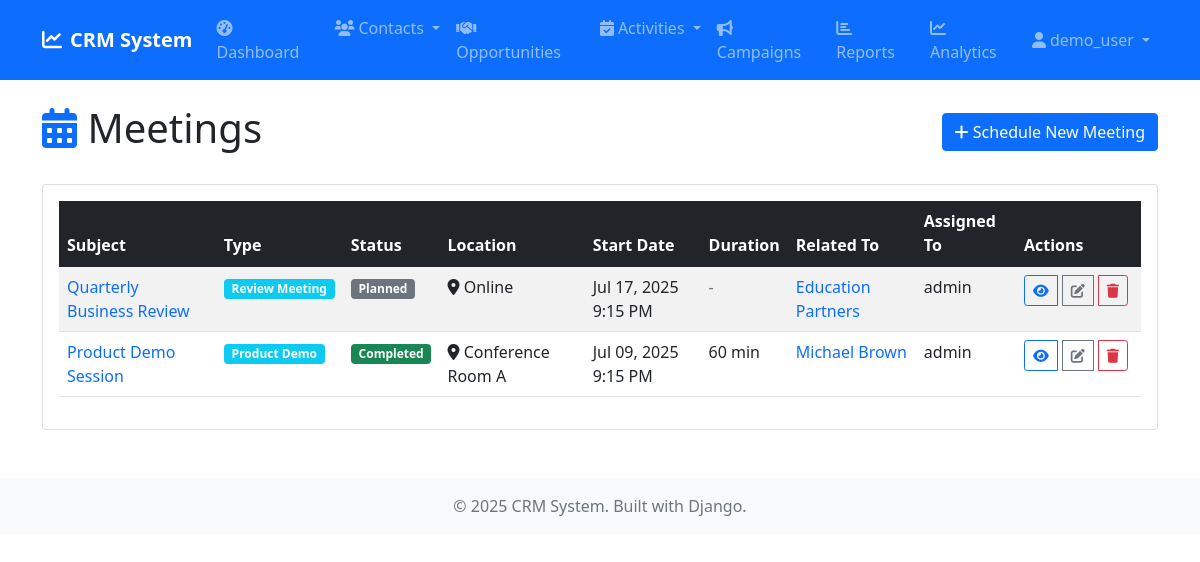
Before: /tasks/meetings/ (signed in) with the older database file.
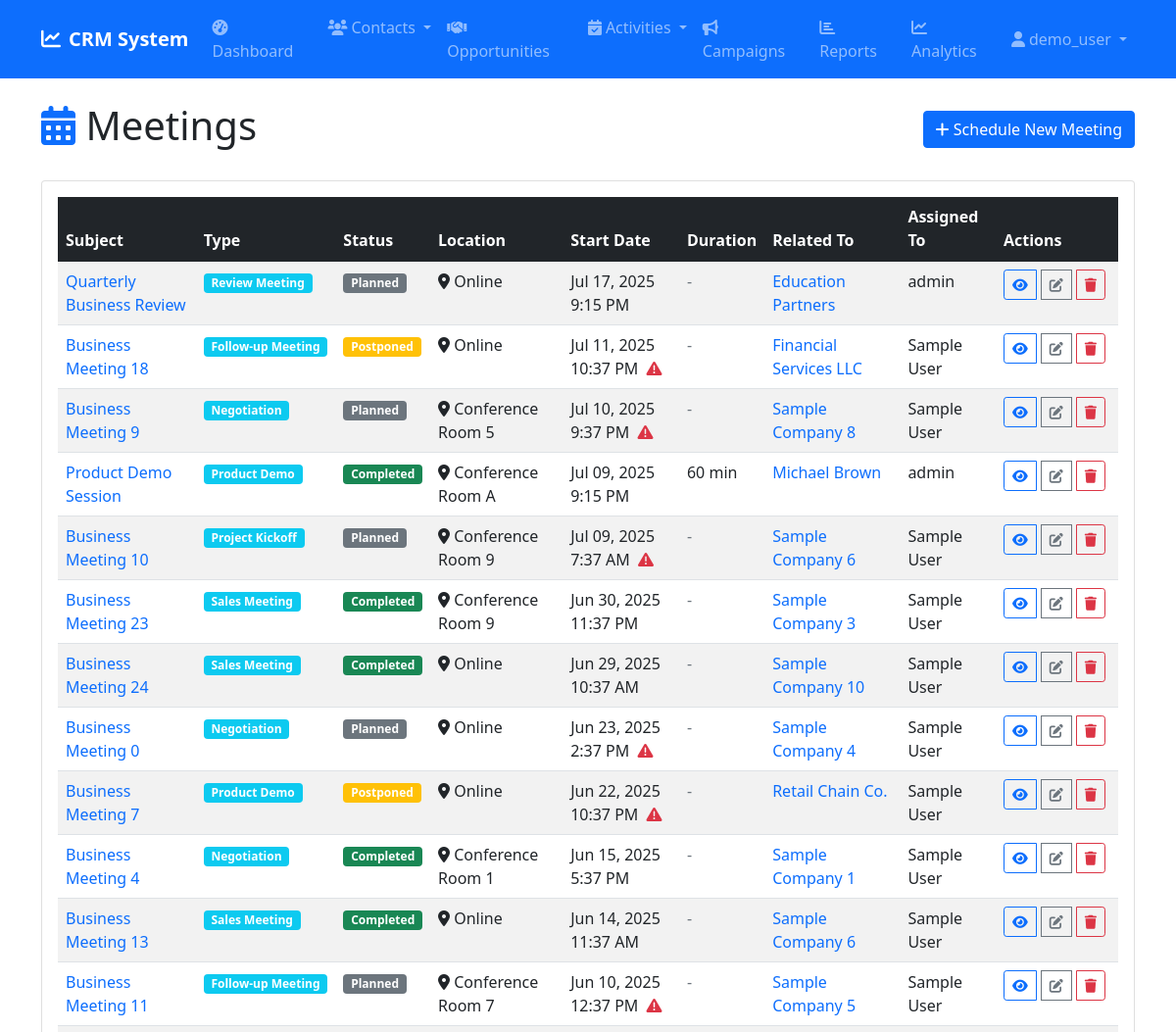
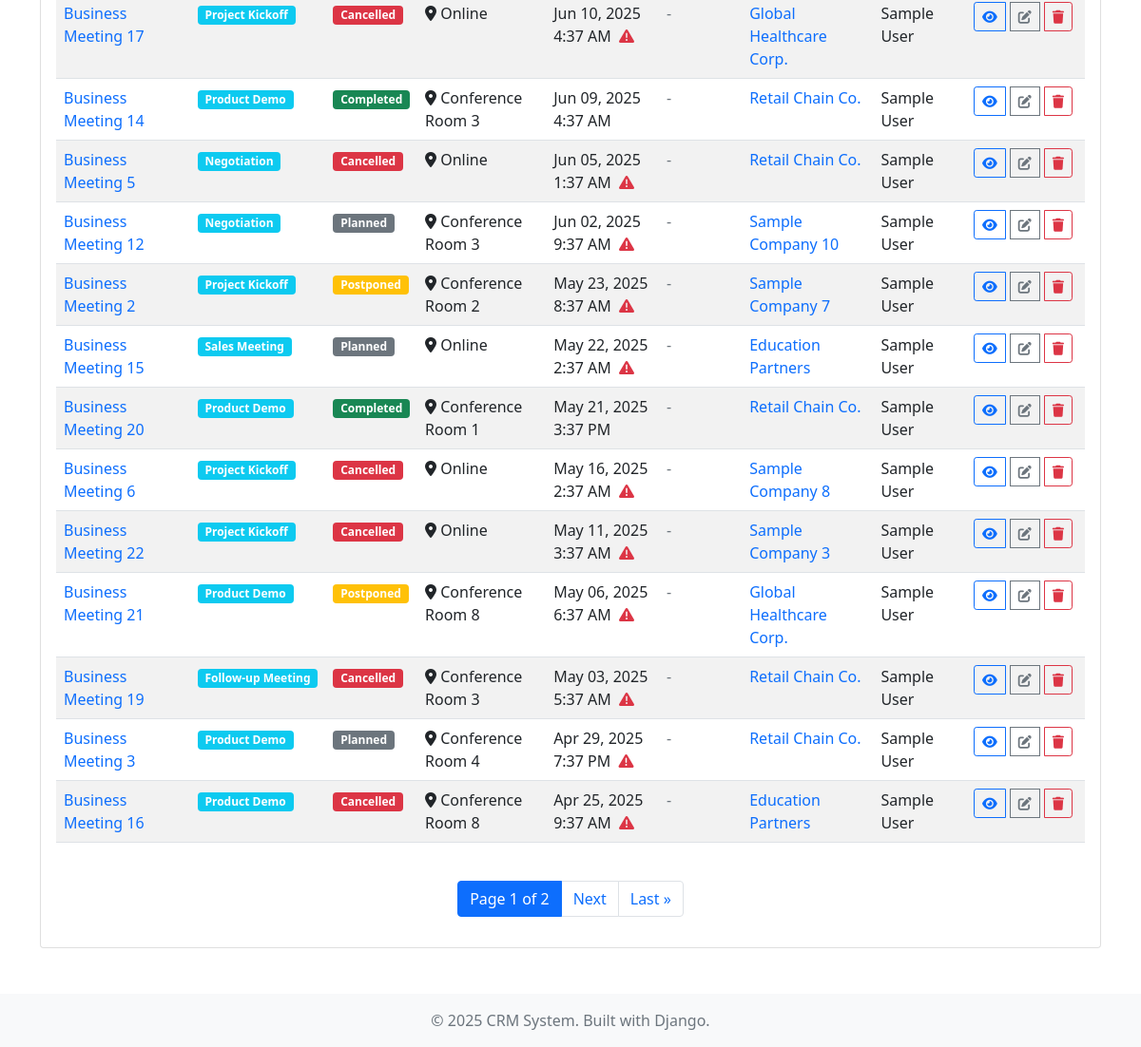
After: the same page with the newer database file (2 pictures, top to bottom).
### tasks/models.py (models this page shows, shortened)
class Meeting(models.Model):
    STATUS_CHOICES = [
        ('planned', 'Planned'),
        ('in_progress', 'In Progress'),
        ('completed', 'Completed'),
        ('cancelled', 'Cancelled'),
        ('postponed', 'Postponed'),
        ('no_show', 'No Show'),
    ]
    MEETING_TYPE_CHOICES = [
        ('sales_meeting', 'Sales Meeting'),
        ('demo', 'Product Demo'),
        ('follow_up', 'Follow-up Meeting'),
        ('negotiation', 'Negotiation'),
        ('kickoff', 'Project Kickoff'),
        ('review', 'Review Meeting'),
        ('training', 'Training'),
        ('other', 'Other'),
    ]
    subject = models.CharField(max_length=200)
    meeting_type = models.CharField(max_length=15, choices=MEETING_TYPE_CHOICES, default='sales_meeting')
    status = models.CharField(max_length=15, choices=STATUS_CHOICES, default='planned')
    location = models.CharField(max_length=200, blank=True, help_text="Meeting location or 'Online'")
    meeting_url = models.URLField(blank=True, help_text="Video conference URL")
    start_datetime = models.DateTimeField()
    end_datetime = models.DateTimeField()
    duration_minutes = models.PositiveIntegerField(null=True, blank=True, help_text="Planned duration in minutes")
    agenda = models.TextField(blank=True, help_text="Meeting agenda")
    meeting_notes = models.TextField(blank=True, help_text="Notes taken during/after the meeting")
    outcome = models.TextField(blank=True, help_text="Meeting outcome and next steps")
    primary_contact = models.ForeignKey('contacts.Contact', on_delete=models.CASCADE, null=True, blank=True, related_name='primary_meetings')
    attendees_notes = models.TextField(blank=True, help_text="List of attendees")
    related_account = models.ForeignKey('accounts.Account', on_delete=models.CASCADE, null=True, blank=True, related_name='meetings')
    related_contact = models.ForeignKey('contacts.Contact', on_delete=models.CASCADE, null=True, blank=True, related_name='meetings')
    related_lead = models.ForeignKey('leads.Lead', on_delete=models.CASCADE, null=True, blank=True, related_name='meetings')
    related_opportunity = models.ForeignKey('opportunities.Opportunity', on_delete=models.CASCADE, null=True, blank=True, related_name='meetings')
    assigned_to = models.ForeignKey(User, on_delete=models.CASCADE, related_name='assigned_meetings')
    created_by = models.ForeignKey(User, on_delete=models.SET_NULL, null=True, blank=True, related_name='created_meetings')
    created_at = models.DateTimeField(auto_now_add=True)
    updated_at = models.DateTimeField(auto_now=True)
    class Meta:
        ordering = ['-start_datetime']
    @property
    def is_completed(self):
        return self.status == 'completed'
    @property
    def is_overdue(self):
        return self.start_datetime < timezone.now() and not self.is_completed
    @property
    def related_object(self):
        if self.related_contact:
            return self.related_contact
        elif self.related_lead:
            return self.related_lead
        elif self.related_account:
            return self.related_account
        elif self.related_opportunity:
            return self.related_opportunity
        return None

### accounts/models.py (models this page shows)
class Account(models.Model):
    ACCOUNT_TYPES = [
        ('customer', 'Customer'),
        ('prospect', 'Prospect'),
        ('partner', 'Partner'),
        ('competitor', 'Competitor'),
        ('other', 'Other'),
    ]
    INDUSTRIES = [
        ('technology', 'Technology'),
        ('healthcare', 'Healthcare'),
        ('finance', 'Finance'),
        ('education', 'Education'),
        ('retail', 'Retail'),
        ('manufacturing', 'Manufacturing'),
        ('other', 'Other'),
    ]
    name = models.CharField(max_length=200)
    account_type = models.CharField(max_length=20, choices=ACCOUNT_TYPES, default='customer')
    industry = models.CharField(max_length=20, choices=INDUSTRIES, blank=True)
    website = models.URLField(blank=True)
    phone = models.CharField(max_length=20, blank=True)
    email = models.EmailField(blank=True)
    billing_street = models.TextField(blank=True)
    billing_city = models.CharField(max_length=100, blank=True)
    billing_state = models.CharField(max_length=100, blank=True)
    billing_postal_code = models.CharField(max_length=20, blank=True)
    billing_country = models.CharField(max_length=100, blank=True)
    shipping_street = models.TextField(blank=True)
    shipping_city = models.CharField(max_length=100, blank=True)
    shipping_state = models.CharField(max_length=100, blank=True)
    shipping_postal_code = models.CharField(max_length=20, blank=True)
    shipping_country = models.CharField(max_length=100, blank=True)
    annual_revenue = models.DecimalField(max_digits=15, decimal_places=2, null=True, blank=True)
    employees = models.IntegerField(null=True, blank=True)
    description = models.TextField(blank=True)
    assigned_to = models.ForeignKey(User, on_delete=models.SET_NULL, null=True, blank=True)
    created_by = models.ForeignKey(User, on_delete=models.SET_NULL, null=True, blank=True, related_name='created_accounts')
    created_at = models.DateTimeField(auto_now_add=True)
    updated_at = models.DateTimeField(auto_now=True)
    class Meta:
        ordering = ['name']
    def __str__(self):
        return self.name
    def get_absolute_url(self):
        return reverse('accounts:detail', kwargs={'pk': self.pk})

### contacts/models.py (models this page shows, shortened)
class Contact(models.Model):
    SALUTATIONS = [
        ('mr', 'Mr.'),
        ('mrs', 'Mrs.'),
        ('ms', 'Ms.'),
        ('dr', 'Dr.'),
        ('prof', 'Prof.'),
    ]
    salutation = models.CharField(max_length=10, choices=SALUTATIONS, blank=True)
    first_name = models.CharField(max_length=100)
    last_name = models.CharField(max_length=100)
    title = models.CharField(max_length=100, blank=True)
    email = models.EmailField()
    phone = models.CharField(max_length=20, blank=True)
    mobile = models.CharField(max_length=20, blank=True)
    fax = models.CharField(max_length=20, blank=True)
    mailing_street = models.TextField(blank=True)
    mailing_city = models.CharField(max_length=100, blank=True)
    mailing_state = models.CharField(max_length=100, blank=True)
    mailing_postal_code = models.CharField(max_length=20, blank=True)
    mailing_country = models.CharField(max_length=100, blank=True)
    other_street = models.TextField(blank=True)
    other_city = models.CharField(max_length=100, blank=True)
    other_state = models.CharField(max_length=100, blank=True)
    other_postal_code = models.CharField(max_length=20, blank=True)
    other_country = models.CharField(max_length=100, blank=True)
    account = models.ForeignKey(Account, on_delete=models.CASCADE, related_name='contacts')
    reports_to = models.ForeignKey('self', on_delete=models.SET_NULL, null=True, blank=True)
    department = models.CharField(max_length=100, blank=True)
    lead_source = models.CharField(max_length=100, blank=True)
    do_not_call = models.BooleanField(default=False)
    email_opt_out = models.BooleanField(default=False)
    description = models.TextField(blank=True)
    assigned_to = models.ForeignKey(User, on_delete=models.SET_NULL, null=True, blank=True)
    created_by = models.ForeignKey(User, on_delete=models.SET_NULL, null=True, blank=True, related_name='created_contacts')
    created_at = models.DateTimeField(auto_now_add=True)
    updated_at = models.DateTimeField(auto_now=True)
    class Meta:
        ordering = ['last_name', 'first_name']
    def __str__(self):
        return f"{self.first_name} {self.last_name}"
    def get_absolute_url(self):
        return reverse('contacts:detail', kwargs={'pk': self.pk})

### tasks/views.py (the view)
# urls.py: path('meetings/', views.MeetingListView.as_view(), name='meeting_list'),
class MeetingListView(LoginRequiredMixin, ListView):
    model = Meeting
    template_name = 'tasks/meeting_list.html'
    context_object_name = 'meetings'
    paginate_by = 25
    def get_queryset(self):
        return Meeting.objects.select_related('assigned_to', 'primary_contact', 'related_account').order_by('-start_datetime')

### templates/tasks/meeting_list.html (shortened to what the changed rows need)
{% extends 'base.html' %}
{% block content %}
<div class="d-flex justify-content-between align-items-center mb-4">
    <h1><i class="fas fa-calendar-alt text-primary"></i> Meetings</h1>
</div>
<div class="card">
    <div class="card-body">
        <div class="table-responsive">
            <table class="table table-striped table-hover">
                <thead class="table-dark">
                    <tr>
                        <th>Subject</th>
                        <th>Type</th>
                        <th>Status</th>
                        <th>Location</th>
                        <th>Start Date</th>
                        <th>Duration</th>
                        <th>Related To</th>
                        <th>Assigned To</th>
                        <th>Actions</th>
                    </tr>
                </thead>
                <tbody>
                    {% for meeting in meetings %}
                    <tr>
                        <td>
                            <a href="{% url 'tasks:meeting_detail' meeting.pk %}" class="text-decoration-none">
                                {{ meeting.subject }}
                            </a>
                        </td>
                        <td>
                            <span class="badge bg-info">
                                {{ meeting.get_meeting_type_display }}
                            </span>
                        </td>
                        <td>
                            <span class="badge
                                {% if meeting.status == 'completed' %}bg-success
                                {% elif meeting.status == 'in_progress' %}bg-warning
                                {% elif meeting.status == 'cancelled' %}bg-danger
                                {% elif meeting.status == 'postponed' %}bg-warning
                                {% elif meeting.status == 'no_show' %}bg-danger
                                {% else %}bg-secondary{% endif %}">
                                {{ meeting.get_status_display }}
                            </span>
                        </td>
                        <td>
                            {% if meeting.location %}
                                <i class="fas fa-map-marker-alt"></i> {{ meeting.location }}
                            {% elif meeting.meeting_url %}
                                <i class="fas fa-video"></i> Online
                            {% else %}
                                <span class="text-muted">-</span>
                            {% endif %}
                        </td>
                        <td>
                            {{ meeting.start_datetime|date:"M d, Y g:i A" }}
                            {% if meeting.is_overdue %}
                                <i class="fas fa-exclamation-triangle text-danger ms-1" title="Overdue"></i>
                            {% endif %}
                        </td>
                        <td>
                            {% if meeting.duration_minutes %}
                                {{ meeting.duration_minutes }} min
                            {% else %}
                                <span class="text-muted">-</span>
                            {% endif %}
                        </td>
                        <td>
                            {% if meeting.related_object %}
                                <a href="{{ meeting.related_object.get_absolute_url }}" class="text-decoration-none">
                                    {{ meeting.related_object }}
                                </a>
                            {% else %}
                                <span class="text-muted">-</span>
                            {% endif %}
                        </td>
                        <td>{{ meeting.assigned_to.get_full_name|default:meeting.assigned_to.username }}</td>
                        <td>
                            <div class="btn-group btn-group-sm" role="group">
                                <a href="{% url 'tasks:meeting_detail' meeting.pk %}" class="btn btn-outline-primary btn-sm" title="View">
                                    <i class="fas fa-eye"></i>
                                </a>
                                <a href="{% url 'tasks:meeting_edit' meeting.pk %}" class="btn btn-outline-secondary btn-sm" title="Edit">
                                    <i class="fas fa-edit"></i>
                                </a>
                                <a href="{% url 'tasks:meeting_delete' meeting.pk %}" class="btn btn-outline-danger btn-sm" title="Delete">
                                    <i class="fas fa-trash"></i>
                                </a>
                            </div>
                        </td>
                    </tr>
                    {% endfor %}
                </tbody>
            </table>
        </div>
        {% if is_paginated %}
        <nav aria-label="Page navigation">
            <ul class="pagination justify-content-center mt-4">
                <li class="page-item active">
                    <span class="page-link">
                        Page {{ page_obj.number }} of {{ page_obj.paginator.num_pages }}
                    </span>
                </li>
                {% if page_obj.has_next %}
                    <li class="page-item">
                        <a class="page-link" href="?page={{ page_obj.next_page_number }}">Next</a>
                    </li>
                    <li class="page-item">
                        <a class="page-link" href="?page={{ page_obj.paginator.num_pages }}">Last &raquo;</a>
                    </li>
                {% endif %}
            </ul>
        </nav>
        {% endif %}
    </div>
</div>
{% endblock %}

Changed rows visible on the page:
added Meeting: subject "Business Meeting 18", meeting_type "Follow-up Meeting", status "Postponed", location "Online", start_datetime "Jul 11, 2025 10:37 PM", related_object "Financial Services LLC", assigned_to.get_full_name "Sample User"
added Meeting: subject "Business Meeting 9", meeting_type "Negotiation", status "Planned", location "Conference Room 5", start_datetime "Jul 10, 2025 9:37 PM", related_object "Sample Company 8", assigned_to.get_full_name "Sample User"
added Meeting: subject "Business Meeting 10", meeting_type "Project Kickoff", status "Planned", location "Conference Room 9", start_datetime "Jul 09, 2025 7:37 AM", related_object "Sample Company 6", assigned_to.get_full_name "Sample User"
added Meeting: subject "Business Meeting 23", meeting_type "Sales Meeting", status "Completed", location "Conference Room 9", start_datetime "Jun 30, 2025 11:37 PM", related_object "Sample Company 3", assigned_to.get_full_name "Sample User"
added Meeting: subject "Business Meeting 24", meeting_type "Sales Meeting", status "Completed", location "Online", start_datetime "Jun 29, 2025 10:37 AM", related_object "Sample Company 10", assigned_to.get_full_name "Sample User"
added Meeting: subject "Business Meeting 0", meeting_type "Negotiation", status "Planned", location "Online", start_datetime "Jun 23, 2025 2:37 PM", related_object "Sample Company 4", assigned_to.get_full_name "Sample User"
added Meeting: subject "Business Meeting 7", meeting_type "Product Demo", status "Postponed", location "Online", start_datetime "Jun 22, 2025 10:37 PM", related_object "Retail Chain Co.", assigned_to.get_full_name "Sample User"
added Meeting: subject "Business Meeting 4", meeting_type "Negotiation", status "Completed", location "Conference Room 1", start_datetime "Jun 15, 2025 5:37 PM", related_object "Sample Company 1", assigned_to.get_full_name "Sample User"
added Meeting: subject "Business Meeting 13", meeting_type "Sales Meeting", status "Completed", location "Online", start_datetime "Jun 14, 2025 11:37 AM", related_object "Sample Company 6", assigned_to.get_full_name "Sample User"
added Meeting: subject "Business Meeting 11", meeting_type "Follow-up Meeting", status "Planned", location "Conference Room 7", start_datetime "Jun 10, 2025 12:37 PM", related_object "Sample Company 5", assigned_to.get_full_name "Sample User"
added Meeting: subject "Business Meeting 17", meeting_type "Project Kickoff", status "Cancelled", location "Online", start_datetime "Jun 10, 2025 4:37 AM", related_object "Global Healthcare Corp.", assigned_to.get_full_name "Sample User"
added Meeting: subject "Business Meeting 14", meeting_type "Product Demo", status "Completed", location "Conference Room 3", start_datetime "Jun 09, 2025 4:37 AM", related_object "Retail Chain Co.", assigned_to.get_full_name "Sample User"
added Meeting: subject "Business Meeting 5", meeting_type "Negotiation", status "Cancelled", location "Online", start_datetime "Jun 05, 2025 1:37 AM", related_object "Retail Chain Co.", assigned_to.get_full_name "Sample User"
added Meeting: subject "Business Meeting 12", meeting_type "Negotiation", status "Planned", location "Conference Room 3", start_datetime "Jun 02, 2025 9:37 AM", related_object "Sample Company 10", assigned_to.get_full_name "Sample User"
added Meeting: subject "Business Meeting 2", meeting_type "Project Kickoff", status "Postponed", location "Conference Room 2", start_datetime "May 23, 2025 8:37 AM", related_object "Sample Company 7", assigned_to.get_full_name "Sample User"
added Meeting: subject "Business Meeting 15", meeting_type "Sales Meeting", status "Planned", location "Online", start_datetime "May 22, 2025 2:37 AM", related_object "Education Partners", assigned_to.get_full_name "Sample User"
added Meeting: subject "Business Meeting 20", meeting_type "Product Demo", status "Completed", location "Conference Room 1", start_datetime "May 21, 2025 3:37 PM", related_object "Retail Chain Co.", assigned_to.get_full_name "Sample User"
added Meeting: subject "Business Meeting 6", meeting_type "Project Kickoff", status "Cancelled", location "Online", start_datetime "May 16, 2025 2:37 AM", related_object "Sample Company 8", assigned_to.get_full_name "Sample User"
added Meeting: subject "Business Meeting 22", meeting_type "Project Kickoff", status "Cancelled", location "Online", start_datetime "May 11, 2025 3:37 AM", related_object "Sample Company 3", assigned_to.get_full_name "Sample User"
added Meeting: subject "Business Meeting 21", meeting_type "Product Demo", status "Postponed", location "Conference Room 8", start_datetime "May 06, 2025 6:37 AM", related_object "Global Healthcare Corp.", assigned_to.get_full_name "Sample User"
added Meeting: subject "Business Meeting 19", meeting_type "Follow-up Meeting", status "Cancelled", location "Conference Room 3", start_datetime "May 03, 2025 5:37 AM", related_object "Retail Chain Co.", assigned_to.get_full_name "Sample User"
added Meeting: subject "Business Meeting 3", meeting_type "Product Demo", status "Planned", location "Conference Room 4", start_datetime "Apr 29, 2025 7:37 PM", related_object "Retail Chain Co.", assigned_to.get_full_name "Sample User"
added Meeting: subject "Business Meeting 16", meeting_type "Product Demo", status "Cancelled", location "Conference Room 8", start_datetime "Apr 25, 2025 9:37 AM", related_object "Education Partners", assigned_to.get_full_name "Sample User"
Other visible differences:
{{ page_obj.number }}: (not shown) → "1"
{{ page_obj.paginator.num_pages }}: (not shown) → "2"
text now shown: "Page of Next Last »"
